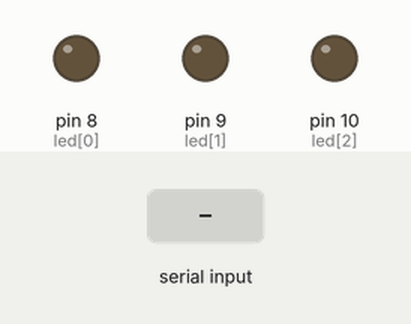
A sketch run on a simulated Arduino Uno, built with avr-gcc and run on an emulated ATmega328P. Parts: output pins drawn as LEDs (lit = HIGH). Inputs (shaded band) come from the test bench. What the sketch prints to the serial monitor is not drawn.

Above: at 1.2 s.
1.3 s: "r" received over Serial
At 2.0 s:
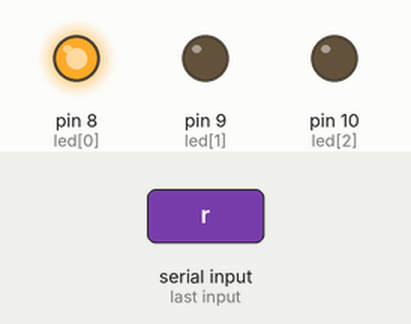
2.8 s: "b" received over Serial
At 3.1 s:
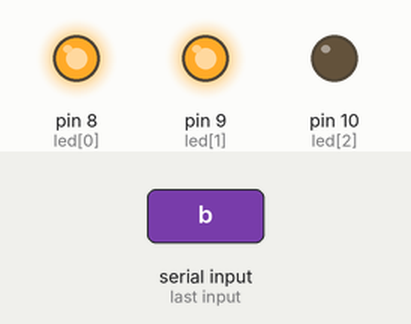
4.3 s: "g" received over Serial
At 5.4 s:
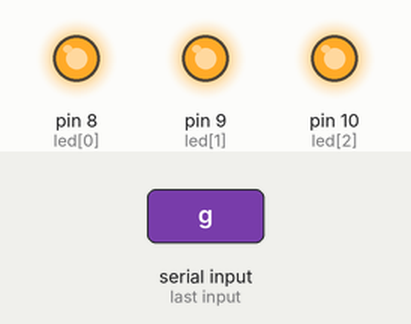
5.8 s: "r" received over Serial
At 6.6 s:
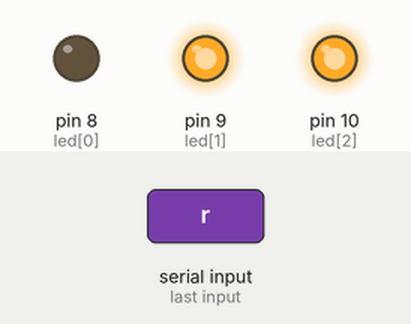
7.3 s: "b" received over Serial
At 7.7 s:
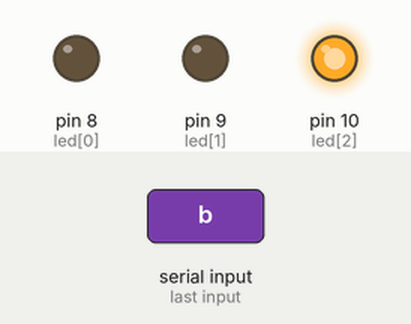
Timing chart, 0 to 9.8 s (numbered marks = the images above; inputs shaded):
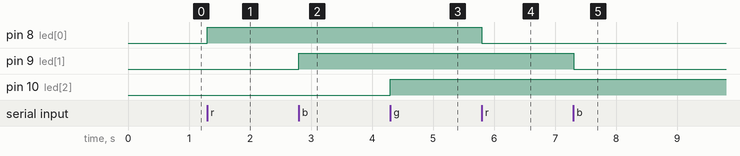

The sketch:

UART.ino
```cpp
unsigned char c;
const int led[3] = {8,9,10};
int ledmode[3] = {0, 0, 0};

void setup() {
  Serial.begin(9600);
  for(int i=0;i<3;i++){
    pinMode(led[i], OUTPUT);
    digitalWrite(led[i], LOW);
  }
}

void loop() {
  if(Serial.available()){
    c = Serial.read();
    Serial.write(c);//시리얼모니터

  if(c == 'r'){
    ledmode[0] = !ledmode[0];
    digitalWrite(led[0], ledmode[0]);
  } else if(c == 'b'){
    ledmode[1] = !ledmode[1];
    digitalWrite(led[1], ledmode[1]);
  } else if(c == 'g'){
    ledmode[2] = !ledmode[2];
    digitalWrite(led[2], ledmode[2]);
  }

  }
}
```

Measured:
- after the input at 1.3 s, pin 8 (led[0]): LOW → HIGH at once
- after the input at 2.8 s, pin 9 (led[1]): LOW → HIGH at once
- after the input at 4.3 s, pin 10 (led[2]): LOW → HIGH at once
- after the input at 5.8 s, pin 8 (led[0]): HIGH → LOW at once
- after the input at 7.3 s, pin 9 (led[1]): HIGH → LOW at once
